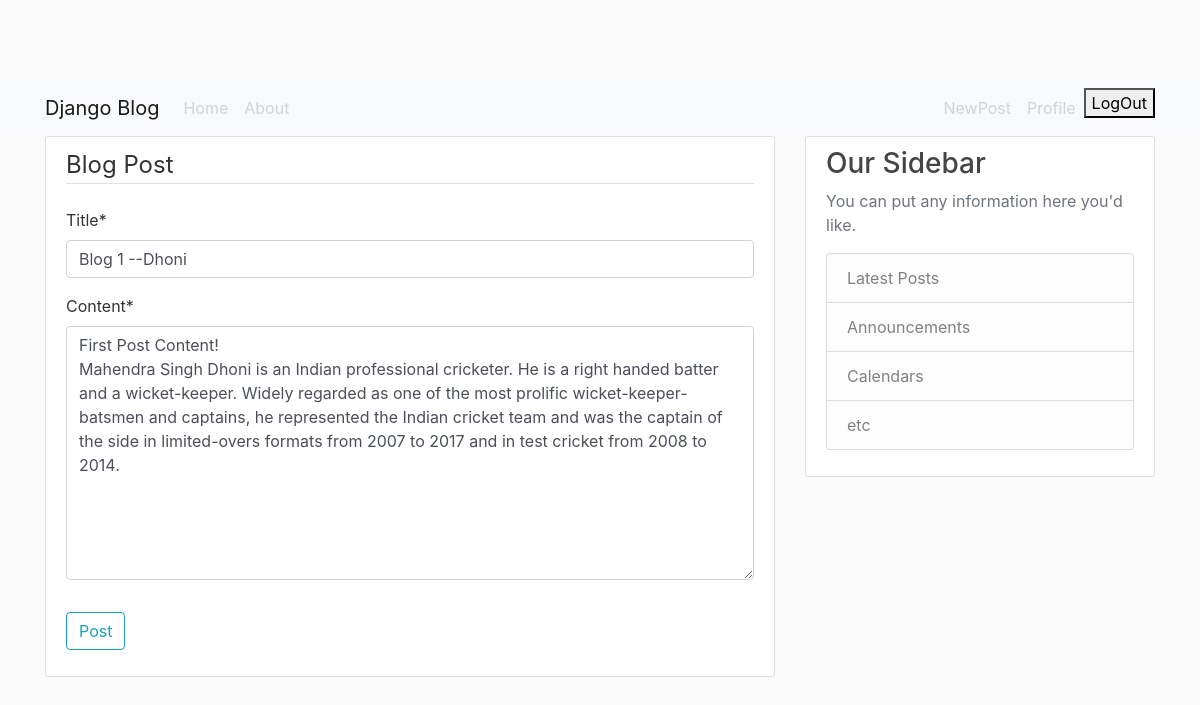
The app's page /post/1/update/ (signed in) with its own data.
### firstapp/models.py (models this page shows, shortened)
class Post(models.Model):
    title = models.CharField(max_length=100)
    content = models.TextField()
    date_posted = models.DateTimeField(default=timezone.now)
    author = models.ForeignKey(User,on_delete = models.CASCADE)

### firstapp/views.py (the view, shortened to what this page needs)
# urls.py: path('post/<int:pk>/update/', PostUpdateView.as_view(), name='post-update'),
class PostUpdateView(LoginRequiredMixin,UserPassesTestMixin, UpdateView):
    model = Post
    fields = ['title','content']
    def test_func(self):
         post = self.get_object()
         if self.request.user == post.author:
              return True
         return False

### firstapp/templates/firstapp/post_form.html (shortened to what this page needs)
{%  extends "firstapp/base.html" %}
{% load bootstrap4 %}
{% load crispy_forms_tags %}
{% block content %}
  <div class="content-section">
     <form method="POST">
        <fieldset class="form-group">
          <legend class="border-bottom mb-4">Blog Post</legend>
          {{ form|crispy }}
        </fieldset>
        <div class="form-group">
          <button class="btn btn-outline-info" type="submit"> Post </button>
        </div>
      </form>
    </div>
{% endblock content %}

### firstapp/static/firstapp/main.css (style rules this page uses)
body { background: #fafafa; color: #333333; margin-top: 5rem; }
.content-section { background: #ffffff; padding: 10px 20px; border: 1px solid #dddddd; border-radius: 3px; margin-bottom: 20px; }

### records on screen
Post: title "Blog 1 --Dhoni", content "First Post Content! Mahendra Singh Dhoni is an Indian professional cricketer. He is a right handed batter and a wicket-keeper. Widely regarded as one of the most prolific wicket-keeper-batsmen and captains, he represented the Indian cricket team and was the captain of the side in limited-overs formats from 2007 to 2017 and in test cricket from 2008 to 2014."
